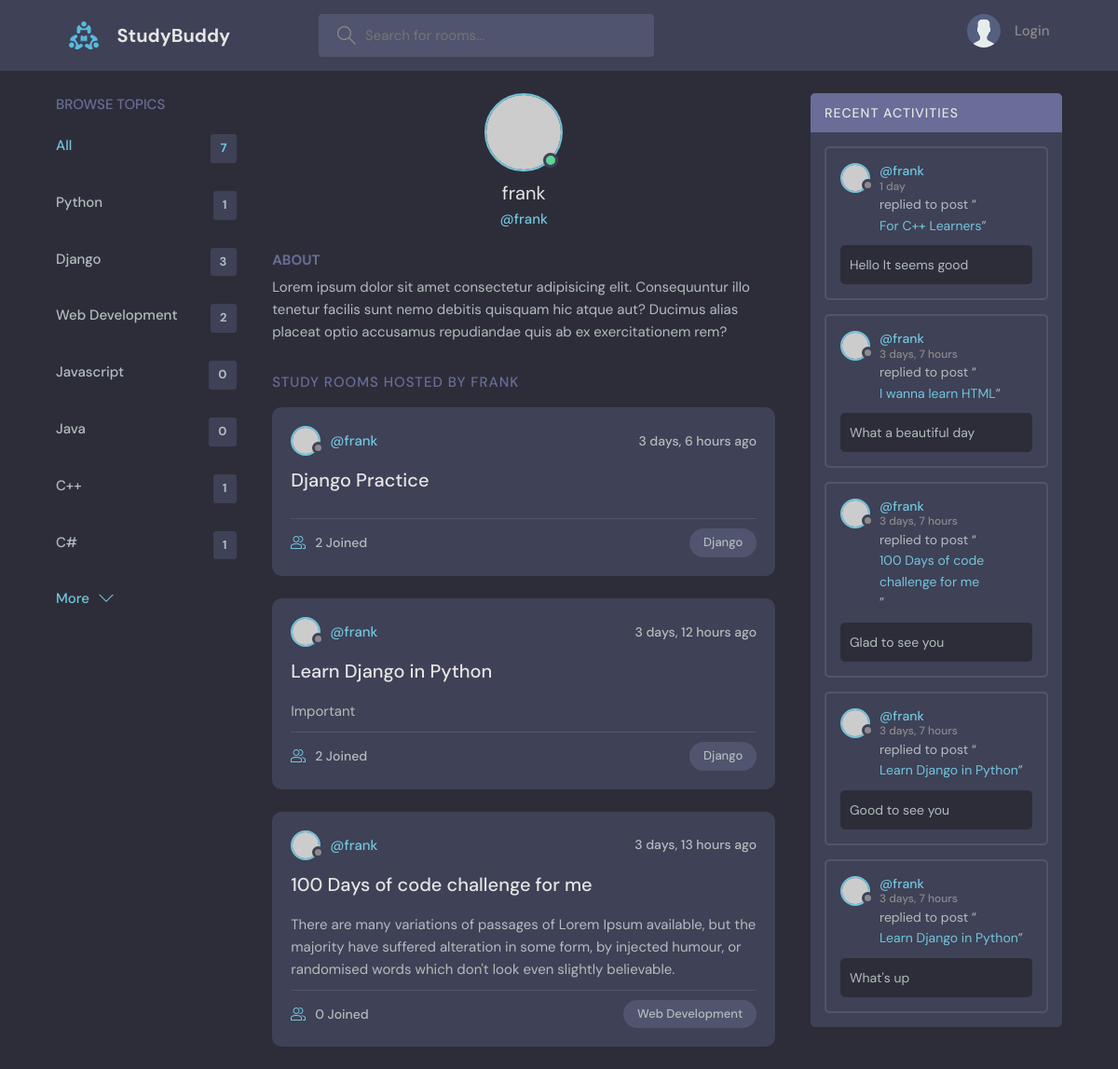
The app's page /profile/1 with its own data.
### base/models.py (models this page shows, shortened)
class Topic(models.Model):
    name = models.CharField(max_length=200)

class Room(models.Model):
    host = models.ForeignKey(User, on_delete=models.SET_NULL, null=True)
    topic = models.ForeignKey(Topic, on_delete=models.SET_NULL, null=True)
    name = models.CharField(max_length=200)
    description = models.TextField(null=True, blank=True)
    participants = models.ManyToManyField(User, related_name='participants', blank=True)
    updated = models.DateField(auto_now=True)
    created = models.DateTimeField(auto_now_add=True)
    class Meta:
        ordering = ['-updated', '-created']
    def __str__(self):
        return self.name

class Message(models.Model):
    user = models.ForeignKey(User, on_delete=models.CASCADE)
    room = models.ForeignKey(Room, on_delete=models.CASCADE)
    body = models.TextField()
    updated = models.DateTimeField(auto_now=True)
    created = models.DateTimeField(auto_now_add=True)
    class Meta:
        ordering = ['-updated', '-created']
    def __str__(self):
        return self.body[0:50]

### base/views.py (the view)
# urls.py: path('profile/<str:pk>', views.userProfile, name='user-profile'),
def userProfile(request, pk):
    user = User.objects.get(id=pk)
    rooms = user.room_set.all()
    room_messages = user.message_set.all()
    topics = Topic.objects.all()
    context = {'user': user, 'rooms': rooms, 'room_messages': room_messages, 'topics': topics}
    return render(request, 'base/profile.html', context)

### base/templates/base/profile.html (shortened to what this page needs)
{% extends 'main.html' %}
{% block content %}
  <main class="profile-page layout layout--3">
    <div class="container">
      {% include 'base/topics_component.html' %}
      <div class="roomList">
        <div class="profile">
          <div class="profile__avatar">
            <div class="avatar avatar--large active">
              <img src="https://randomuser.me/api/portraits/men/11.jpg" />
            </div>
          </div>
          <div class="profile__info">
            <h3>{{ user.username }}</h3>
            <p>@{{ user.username }}</p>
          </div>
          <div class="profile__about">
            <h3>About</h3>
            <p>
              Lorem ipsum dolor sit amet consectetur adipisicing elit. Consequuntur illo tenetur
              facilis sunt nemo debitis quisquam hic atque aut? Ducimus alias placeat optio
              accusamus repudiandae quis ab ex exercitationem rem?
            </p>
          </div>
        </div>
        <div class="roomList__header">
          <div>
            <h2>Study Rooms Hosted by {{ user.username}}</a>
            </h2>
          </div>
        </div>
        {% include 'base/feed_component.html' %}
      </div>
      {% include 'base/activity_component.html' %}
    </div>
  </main>
{% endblock %}

### base/templates/base/topics_component.html
<div class="topics">
  <div class="topics__header">
    <h2>Browse Topics</h2>
  </div>
  <ul class="topics__list">
    <li>
      <a href="{% url 'home' %}" class="active">All <span>{{ topics.count}}</span></a>
    </li>
    {% for topic in topics %}
    <li>
      <a href="{% url 'home' %}?q={{topic.name}}">{{ topic.name }} <span>{{topic.room_set.all.count}}</span></a>
    </li>
    {% endfor %}
  </ul>
  <a class="btn btn--link" href="{% url 'topics' %}">
    More
    <svg version="1.1" xmlns="http://www.w3.org/2000/svg" width="32" height="32" viewBox="0 0 32 32">
      <title>chevron-down</title>
      <path d="M16 21l-13-13h-3l16 16 16-16h-3l-13 13z"></path>
    </svg>
  </a>
</div>

### base/templates/base/feed_component.html (shortened to what this page needs)
{% for room in rooms %}
<div class="roomListRoom">
    <div class="roomListRoom__header">
      <a href="{% url 'user-profile' room.host.id %}" class="roomListRoom__author">
        <div class="avatar avatar--small">
          <img src="https://randomuser.me/api/portraits/women/11.jpg" />
        </div>
        <span>@{{ room.host.username }}</span>
      </a>
      <div class="roomListRoom__actions">
        <span>{{ room.created|timesince }} ago</span>
      </div>
    </div>
    <div class="roomListRoom__content">
      <a href="{% url 'room' room.id %}">{{ room.name }}</a>
      <p>
        {{ room.description }}
      </p>
    </div>
    <div class="roomListRoom__meta">
      <a href="{% url 'room' room.id %}" class="roomListRoom__joined">
        {{room.participants.all.count}} Joined
      </a>
      <p class="roomListRoom__topic">{{ room.topic.name }}</p>
    </div>
  </div>
{% endfor %}

### base/templates/base/activity_component.html (shortened to what this page needs)
<div class="activities">
    <div class="activities__header">
        <h2>Recent Activities</h2>
    </div>
    {% for message in room_messages %}
    <div class="activities__box">
        <div class="activities__boxHeader roomListRoom__header">
            <a href="{% url 'user-profile' message.user.id %}" class="roomListRoom__author">
                <div class="avatar avatar--small">
                    <img src="https://randomuser.me/api/portraits/women/11.jpg" />
                </div>
                <p>
                    @{{ message.user }}
                    <span>{{ message.created|timesince }}</span>
                </p>
            </a>
        </div>
        <div class="activities__boxContent">
            <p>replied to post “<a href="{% url 'room' message.room.id %}">{{ message.room }}</a>”</p>
            <div class="activities__boxRoomContent">
                {{ message }}
            </div>
        </div>
    </div>
    {% endfor %}
</div>

### records on screen
Topic: name "Python", room_set.all.count "1"
Topic: name "Django", room_set.all.count "3"
Topic: name "Web Development", room_set.all.count "2"
Topic: name "Javascript", room_set.all.count "0"
Topic: name "Java", room_set.all.count "0"
Topic: name "C++", room_set.all.count "1"
Topic: name "C#", room_set.all.count "1"
Room: host.username "frank", created "3 days, 6 hours", name "Django Practice", participants.all.count "2", topic.name "Django"
Room: host.username "frank", created "3 days, 12 hours", name "Learn Django in Python", description "Important", participants.all.count "2", topic.name "Django"
Room: host.username "frank", created "3 days, 13 hours", name "100 Days of code challenge for me", description "There are many variations of passages of Lorem Ipsum available, but the majority have suffered alteration in some form, by injected humour, or randomised words which don't look even slightly believable.", participants.all.count "0", topic.name "Web Development"
Message: user "frank", created "1 day", room "For C++ Learners", body "Hello It seems good"
Message: user "frank", created "3 days, 7 hours", room "I wanna learn HTML", body "What a beautiful day"
Message: user "frank", created "3 days, 7 hours", room "100 Days of code challenge for me", body "Glad to see you"
Message: user "frank", created "3 days, 7 hours", room "Learn Django in Python", body "Good to see you"
Message: user "frank", created "3 days, 7 hours", room "Learn Django in Python", body "What's up"

### other values on screen
{{ topics.count }} "7"
{{ user.username }} "frank"
{{ user.username }} "FRANK"
